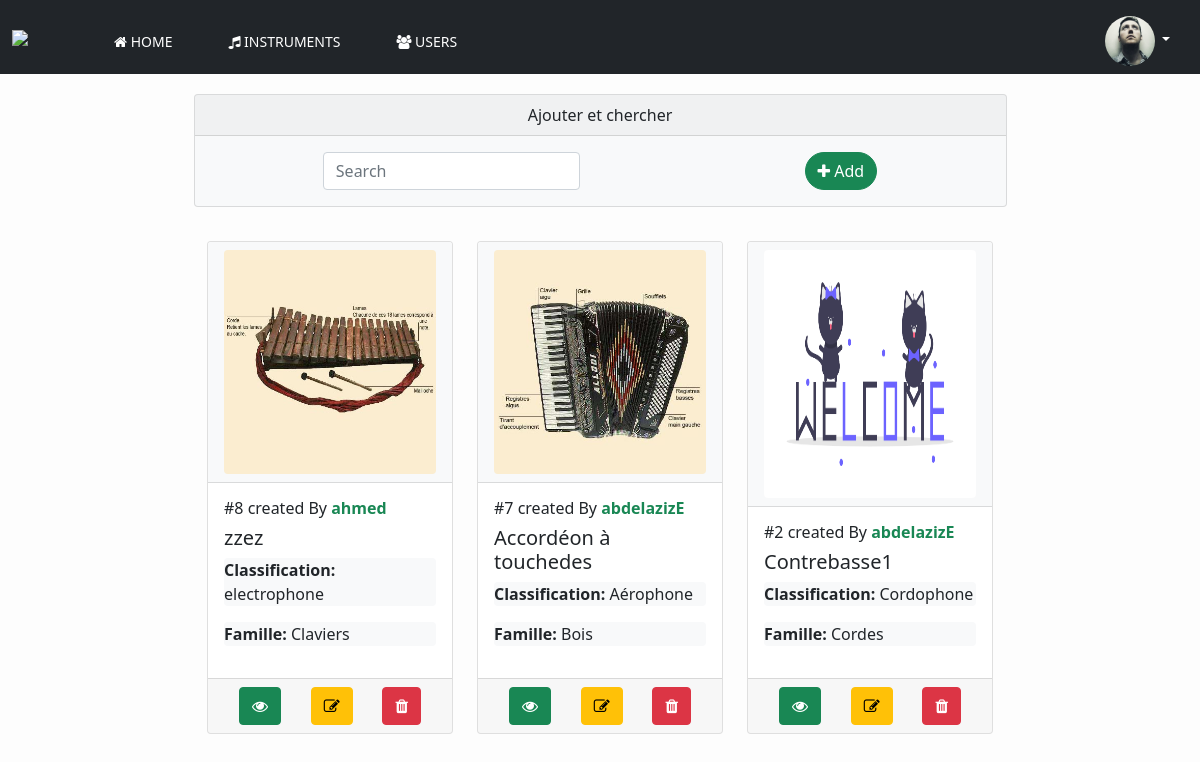
The page /instruments/instruments.php (signed in) on the database its author committed.
### tables this page shows
CREATE TABLE `instruments` (
  `id` int(11) NOT NULL,
  `nom` varchar(255) NOT NULL,
  `origine` varchar(255) NOT NULL,
  `materiaux` varchar(255) NOT NULL,
  `dimension` varchar(255) NOT NULL,
  `photo` varchar(255) NOT NULL,
  `description` varchar(255) NOT NULL,
  `qte` int(11) NOT NULL,
  `prix` float NOT NULL,
  `video` varchar(255) NOT NULL,
  `fammile_id` int(11) NOT NULL,
  `classification_id` int(11) NOT NULL,
  `user_id` int(11) NOT NULL
);

CREATE TABLE `users` (
  `id` int(11) NOT NULL,
  `nom` varchar(255) NOT NULL,
  `prenom` varchar(255) NOT NULL,
  `ville` varchar(255) NOT NULL,
  `email` varchar(255) NOT NULL,
  `password` varchar(255) NOT NULL,
  `photo` varchar(255) NOT NULL,
  `etat` int(2) NOT NULL,
  `role_id` int(11) NOT NULL
);

CREATE TABLE `classifications` (
  `id` int(11) NOT NULL,
  `name` varchar(255) NOT NULL
);

CREATE TABLE `fammilles` (
  `id` int(11) NOT NULL,
  `name` varchar(255) NOT NULL
);

### instruments/instruments.php (the view, shortened to what this page needs)
<?php
require_once('../database/connexion.php');
$requet="SELECT instruments.*,users.nom as nom_user,classifications.name as nom_classification,classifications.id as id_classe,fammilles.name as nom_famille,fammilles.id as id_famille FROM  instruments
left join users on instruments.user_id=users.id
left join classifications on instruments.classification_id=classifications.id
left join fammilles on instruments.fammile_id=fammilles.id
order by id desc ";
$resultInstrument =$pdo->query($requet);
?>
<!DOCTYPE html>
<html lang="en">
<head>
    <link href="https://cdn.jsdelivr.net/npm/bootstrap@5.0.2/dist/css/bootstrap.min.css" rel="stylesheet">
    <link href="https://maxcdn.bootstrapcdn.com/font-awesome/4.7.0/css/font-awesome.min.css" rel="stylesheet"/>
    <link rel="stylesheet" href="../css/style.css">
</head>
<body>
  <?php require_once('../pages/navbar.php');?>
<div class="container">
<div class="container-fluid w-75  margintop ">
  <div class="col">
   <div class="card bg-light">
   <div class="card-header text-center">
    Ajouter et chercher
  </div>
   <div class="card-body d-flex justify-content-around">
    <div>
    <form class="form-inline">
      <input class="form-control" id="search-instrument" type="search" placeholder="Search" aria-label="Search">
    </form>
    </div>
    <div>
    <a  href="#modal-instrument" data-bs-toggle="modal" class="btn btn-success rounded-pill" id="add" href=""><i class="fa fa-plus"></i> Add</a>
    </div>
   </div>
   </div>
  </div>
</div>
 <div id="instruments" class="row row-cols-1 row-cols-lg-4 row-cols-md-3 row-cols-sm-2  g-4 justify-content-center cardes  ">
 <?php while($instrument = $resultInstrument->fetch(PDO::FETCH_ASSOC)){ ?>
  <div  class="col">
    <div class="card h-100">
      <div class="card-header bg-light h-100 ">
      <img src="../pages/img/<?php echo $instrument['photo'];?>" class="card-img-top  rounded h-100" alt="...">
      </div>
      <div class="card-body">
        <h6>#<?php echo $instrument['id'];?> created By  <strong class="text-success"><?php echo $instrument['nom_user'];?></strong></h6>
        <h5 class="card-title"> <?php echo $instrument['nom'];?></h5>
        <p class="bg-light rounded text-dark"><strong>Classification:</strong> <?php echo $instrument['nom_classification'];?></p>
        <p class="bg-light rounded text-dark"><strong>Famille:</strong> <?php echo $instrument['nom_famille'];?></p>
      </div>
      <div class="card-footer d-flex justify-content-around">
       <a href="view-instrument.php?id=<?php echo $instrument['id']; ?>" class="btn btn-success"><i class="fa fa-eye"></i></a>
       <a href="#modal-instrument"
	   data-origine="<?php echo $instrument['origine'];?>"
	   data-materiaux="<?php echo $instrument['materiaux'];?>"
	   data-dimension="<?php echo $instrument['dimension'];?>"
	   data-qte="<?php echo $instrument['qte'];?>"
	   data-prix="<?php echo $instrument['prix'];?>"
	   data-photo="<?php echo $instrument['photo'];?>"
	   data-video="<?php echo $instrument['video'];?>"
	   data-desc="<?php echo $instrument['description'];?>"
	     data-bs-toggle="modal" onclick="edit(<?php echo $instrument['id'].','.$instrument['id_famille'].','.$instrument['id_classe']; ?>)" id="<?php echo $instrument['id'];  ?>" class="btn btn-warning"><i class="fa fa-edit"></i></a>
       <a href="delete-instrument.php?id=<?php echo $instrument['id']; ?>" onClick="javascript: return confirm('Please confirm deletion of instruments?')" class="btn btn-danger"><i class="fa fa-trash"></i></a>
      </div>
    </div>
  </div>
  <?php }?>
</div>
</div>
</body>
</html>

### pages/navbar.php (shortened to what this page needs)
<div id="navbar">
<nav class="navbar navbar-expand-lg  bg-dark  ">
  <div class="container-fluid">
    <a class="navbar-brand me-5" href="http://localhost/management_instruments/index.php"><img src="https://s1.1zoom.me/big0/464/Musical_Instruments_Guitar_560087_1280x853.jpg" width="100" class="logo"/></a>
    <div class="collapse navbar-collapse " id="navbarSupportedContent">
      <ul class="navbar-nav me-auto mb-2 mb-lg-0">
      <li class="nav-item " >
        <a class="nav-link "   aria-current="page" href="http://localhost/management_instruments/index.php"><i class="fa fa-home"></i> Home</a>
        </li>
        <li class="nav-item" >
       <a class="nav-link " id="instrument-li" href="http://localhost/management_instruments/instruments/instruments.php"><i class="fa fa-music"></i> Instruments</a>
        </li>
        <li class="nav-item" >
        <a class="nav-link " href="http://localhost/management_instruments/users/users.php"><i class="fa fa-users"></i> Users</a>
        </li>
      </ul>
      <ul class="nav navbar-nav navbar-right">
      <li class="nav-item dropdown">
         <a class="nav-link dropdown-toggle" href="#" id="navbarDropdown" role="button" data-bs-toggle="dropdown" aria-expanded="false">
           <img src="http://localhost/management_instruments/pages/img/<?php
           if(!empty($_SESSION['user']['photo']))
           echo $_SESSION['user']['photo'];
          else echo "user-1.jpg" ;
           ?>" class="rounded-circle" width="50" >
       </a>
       </li>
       </ul>
    </div>
  </div>
</nav>
</div>

### css/style.css (style rules this page uses)
body { background-color: rgb(253, 253, 253); }
.nav-link { display: block; padding: .5rem 1rem; text-decoration: none; transition: color .15s ease-in-out,background-color .15s ease-in-out,border-color .15s ease-in-out; color: #fff; margin-right: 10px; margin-left: 30px; text-transform: uppercase; font-weight: 200 !important; font-size: 14px; }
.logo { margin-bottom: 9px !important; }
.navbar { padding-top: .5rem; padding-bottom: 0px !important; }
.cardes { margin-top: 10px; padding: 0 30px; }
.margintop { margin-top: 20px; }

### rows shown on the page
instruments: photo (picture), id "8", user.nom "ahmed", nom "zzez", classification.name "electrophone", fammile.name "Claviers"
instruments: photo (picture), id "7", user.nom "abdelazizE", nom "Accordéon à touchedes", classification.name "Aérophone", fammile.name "Bois"
instruments: photo (picture), id "2", user.nom "abdelazizE", nom "Contrebasse1", classification.name "Cordophone", fammile.name "Cordes"
